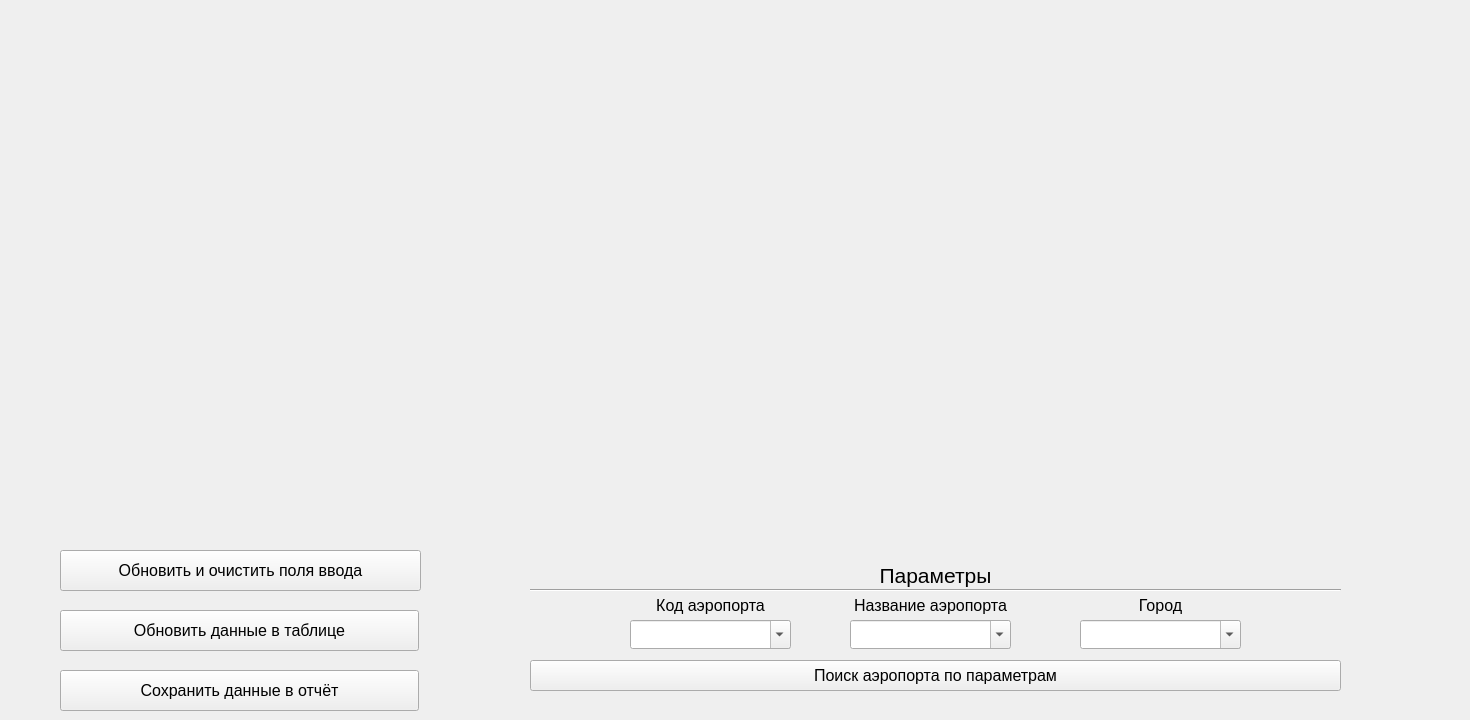
   <widget class="QWidget" name="airports_tab">
    <attribute name="title">
     <string>Аэропорты</string>
    </attribute>
    <widget class="QWidget" name="formLayoutWidget_23">
     <property name="geometry">
      <rect>
       <x>0</x>
       <y>10</y>
       <width>1461</width>
       <height>501</height>
      </rect>
     </property>
     <layout class="QFormLayout" name="airports_layout"/>
    </widget>
    <widget class="QPushButton" name="upd_airports_table_btn">
     <property name="geometry">
      <rect>
       <x>60</x>
       <y>610</y>
       <width>359</width>
       <height>41</height>
      </rect>
     </property>
     <property name="font">
      <font>
       <pointsize>12</pointsize>
      </font>
     </property>
     <property name="mouseTracking">
      <bool>false</bool>
     </property>
     <property name="text">
      <string>Обновить данные в таблице</string>
     </property>
     <property name="checkable">
      <bool>false</bool>
     </property>
    </widget>
    <widget class="QPushButton" name="save_airports_table_btn">
     <property name="geometry">
      <rect>
       <x>60</x>
       <y>670</y>
       <width>359</width>
       <height>41</height>
      </rect>
     </property>
     <property name="font">
      <font>
       <pointsize>12</pointsize>
      </font>
     </property>
     <property name="mouseTracking">
      <bool>false</bool>
     </property>
     <property name="text">
      <string>Сохранить данные в отчёт</string>
     </property>
     <property name="checkable">
      <bool>false</bool>
     </property>
    </widget>
    <widget class="QPushButton" name="airport_search_btn">
     <property name="geometry">
      <rect>
       <x>530</x>
       <y>660</y>
       <width>811</width>
       <height>31</height>
      </rect>
     </property>
     <property name="font">
      <font>
       <pointsize>12</pointsize>
      </font>
     </property>
     <property name="mouseTracking">
      <bool>false</bool>
     </property>
     <property name="text">
      <string>Поиск аэропорта по параметрам</string>
     </property>
     <property name="checkable">
      <bool>false</bool>
     </property>
    </widget>
    <widget class="QLabel" name="label_5">
     <property name="geometry">
      <rect>
       <x>530</x>
       <y>560</y>
       <width>811</width>
       <height>31</height>
      </rect>
     </property>
     <property name="font">
      <font>
       <pointsize>16</pointsize>
      </font>
     </property>
     <property name="text">
      <string>Параметры</string>
     </property>
     <property name="alignment">
      <set>Qt::AlignmentFlag::AlignCenter</set>
     </property>
    </widget>
    <widget class="QComboBox" name="city">
     <property name="geometry">
      <rect>
       <x>1080</x>
       <y>620</y>
       <width>161</width>
       <height>29</height>
      </rect>
     </property>
     <property name="font">
      <font>
       <pointsize>12</pointsize>
      </font>
     </property>
     <property name="layoutDirection">
      <enum>Qt::LayoutDirection::LeftToRight</enum>
     </property>
     <property name="editable">
      <bool>true</bool>
     </property>
     <property name="placeholderText">
      <string/>
     </property>
    </widget>
    <widget class="QLabel" name="label_11">
     <property name="geometry">
      <rect>
       <x>1070</x>
       <y>590</y>
       <width>181</width>
       <height>31</height>
      </rect>
     </property>
     <property name="font">
      <font>
       <pointsize>12</pointsize>
      </font>
     </property>
     <property name="text">
      <string>Город</string>
     </property>
     <property name="alignment">
      <set>Qt::AlignmentFlag::AlignCenter</set>
     </property>
    </widget>
    <widget class="Line" name="line_2">
     <property name="geometry">
      <rect>
       <x>530</x>
       <y>580</y>
       <width>811</width>
       <height>20</height>
      </rect>
     </property>
     <property name="orientation">
      <enum>Qt::Orientation::Horizontal</enum>
     </property>
    </widget>
    <widget class="QComboBox" name="airport">
     <property name="geometry">
      <rect>
       <x>850</x>
       <y>620</y>
       <width>161</width>
       <height>29</height>
      </rect>
     </property>
     <property name="font">
      <font>
       <pointsize>12</pointsize>
      </font>
     </property>
     <property name="layoutDirection">
      <enum>Qt::LayoutDirection::LeftToRight</enum>
     </property>
     <property name="editable">
      <bool>true</bool>
     </property>
     <property name="placeholderText">
      <string/>
     </property>
    </widget>
    <widget class="QLabel" name="label_12">
     <property name="geometry">
      <rect>
       <x>840</x>
       <y>590</y>
       <width>181</width>
       <height>31</height>
      </rect>
     </property>
     <property name="font">
      <font>
       <pointsize>12</pointsize>
      </font>
     </property>
     <property name="text">
      <string>Название аэропорта</string>
     </property>
     <property name="alignment">
      <set>Qt::AlignmentFlag::AlignCenter</set>
     </property>
    </widget>
    <widget class="QComboBox" name="code">
     <property name="geometry">
      <rect>
       <x>630</x>
       <y>620</y>
       <width>161</width>
       <height>29</height>
      </rect>
     </property>
     <property name="font">
      <font>
       <pointsize>12</pointsize>
      </font>
     </property>
     <property name="layoutDirection">
      <enum>Qt::LayoutDirection::LeftToRight</enum>
     </property>
     <property name="editable">
      <bool>true</bool>
     </property>
     <property name="placeholderText">
      <string/>
     </property>
    </widget>
    <widget class="QLabel" name="label_13">
     <property name="geometry">
      <rect>
       <x>620</x>
       <y>590</y>
       <width>181</width>
       <height>31</height>
      </rect>
     </property>
     <property name="font">
      <font>
       <pointsize>12</pointsize>
      </font>
     </property>
     <property name="text">
      <string>Код аэропорта</string>
     </property>
     <property name="alignment">
      <set>Qt::AlignmentFlag::AlignCenter</set>
     </property>
    </widget>
    <widget class="QPushButton" name="upd_airports_inputs_btn">
     <property name="geometry">
      <rect>
       <x>60</x>
       <y>550</y>
       <width>361</width>
       <height>41</height>
      </rect>
     </property>
     <property name="font">
      <font>
       <pointsize>12</pointsize>
      </font>
     </property>
     <property name="mouseTracking">
      <bool>false</bool>
     </property>
     <property name="text">
      <string>Обновить и очистить поля ввода</string>
     </property>
     <property name="checkable">
      <bool>false</bool>
     </property>
    </widget>
   </widget>
